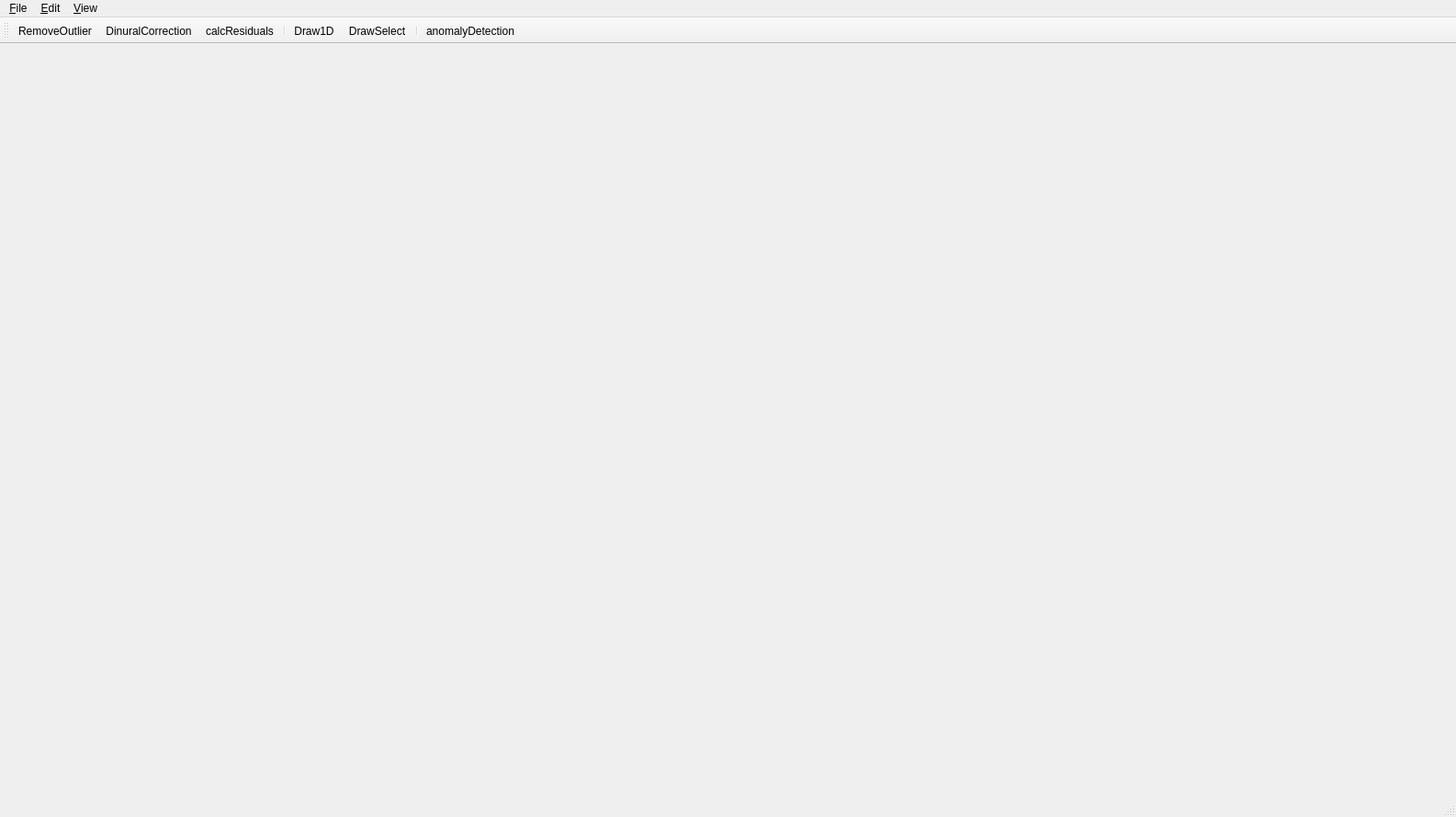
<?xml version="1.0" encoding="UTF-8"?>
<ui version="4.0">
 <class>MainWindow</class>
 <widget class="QMainWindow" name="MainWindow">
  <property name="geometry">
   <rect>
    <x>0</x>
    <y>0</y>
    <width>1585</width>
    <height>889</height>
   </rect>
  </property>
  <property name="windowTitle">
   <string>Magnetometry</string>
  </property>
  <widget class="QWidget" name="centralwidget">
   <layout class="QGridLayout" name="gridLayout" rowstretch="0" columnstretch="1"/>
  </widget>
  <widget class="QMenuBar" name="menubar">
   <property name="geometry">
    <rect>
     <x>0</x>
     <y>0</y>
     <width>1585</width>
     <height>24</height>
    </rect>
   </property>
   <widget class="QMenu" name="menuFile">
    <property name="title">
     <string>&amp;File</string>
    </property>
    <widget class="QMenu" name="menuOpen_Survey">
     <property name="title">
      <string>Import Survey</string>
     </property>
     <addaction name="actionFrom_BOB_CSV"/>
     <addaction name="actionFrom_Sealink_Folder"/>
     <addaction name="separator"/>
     <addaction name="actionFrom_Custom_CSV"/>
    </widget>
    <widget class="QMenu" name="menuExport_Grid">
     <property name="title">
      <string>Export Grid</string>
     </property>
     <addaction name="actionCSV"/>
     <addaction name="actionGeoTiff"/>
    </widget>
    <addaction name="actionNew_Project"/>
    <addaction name="actionRename_Project"/>
    <addaction name="actionOpen_Project"/>
    <addaction name="actionSave_Project"/>
    <addaction name="separator"/>
    <addaction name="menuOpen_Survey"/>
    <addaction name="actionExport_Survey"/>
    <addaction name="separator"/>
    <addaction name="menuExport_Grid"/>
   </widget>
   <widget class="QMenu" name="menuEdit">
    <property name="title">
     <string>&amp;Edit</string>
    </property>
   </widget>
   <widget class="QMenu" name="menuView">
    <property name="title">
     <string>&amp;View</string>
    </property>
    <addaction name="action_spawn_TimeSeriesWindow"/>
    <addaction name="action_spawn_FFTWindow"/>
   </widget>
   <addaction name="menuFile"/>
   <addaction name="menuEdit"/>
   <addaction name="menuView"/>
  </widget>
  <widget class="QStatusBar" name="statusbar"/>
  <widget class="QToolBar" name="toolBar">
   <property name="windowTitle">
    <string>toolBar</string>
   </property>
   <attribute name="toolBarArea">
    <enum>TopToolBarArea</enum>
   </attribute>
   <attribute name="toolBarBreak">
    <bool>false</bool>
   </attribute>
   <addaction name="actionRemoveOutlier"/>
   <addaction name="actionDinuralCorrection"/>
   <addaction name="actioncalcResiduals"/>
   <addaction name="separator"/>
   <addaction name="actionDraw1D"/>
   <addaction name="actionDrawSelect"/>
   <addaction name="separator"/>
   <addaction name="actionanomalyDetection"/>
  </widget>
  <action name="actionblubb">
   <property name="text">
    <string>blubb</string>
   </property>
  </action>
  <action name="actionDinuralCorrection">
   <property name="icon">
    <iconset resource="icons/resources.qrc">
     <normaloff>:/icons/magnetic-icon.png</normaloff>:/icons/magnetic-icon.png</iconset>
   </property>
   <property name="text">
    <string>DinuralCorrection</string>
   </property>
   <property name="toolTip">
    <string>Diurnal correction</string>
   </property>
  </action>
  <action name="actionSmoothSurvey">
   <property name="icon">
    <iconset resource="icons/resources.qrc">
     <normaloff>:/icons/improvement-performance-icon.png</normaloff>:/icons/improvement-performance-icon.png</iconset>
   </property>
   <property name="text">
    <string>SmoothSurvey</string>
   </property>
  </action>
  <action name="actioncalcResiduals">
   <property name="icon">
    <iconset resource="icons/resources.qrc">
     <normaloff>:/icons/calculator-icon.png</normaloff>:/icons/calculator-icon.png</iconset>
   </property>
   <property name="text">
    <string>calcResiduals</string>
   </property>
   <property name="toolTip">
    <string>Calculate residuals based on ambient field</string>
   </property>
  </action>
  <action name="actionSomething_Else">
   <property name="text">
    <string>Something Else</string>
   </property>
  </action>
  <action name="actionNew_Project">
   <property name="text">
    <string>New Project</string>
   </property>
  </action>
  <action name="actionSave_Project">
   <property name="text">
    <string>Save Project</string>
   </property>
  </action>
  <action name="actionOpen_Project">
   <property name="text">
    <string>Open Project</string>
   </property>
  </action>
  <action name="actionFrom_BOB_CSV">
   <property name="text">
    <string>From BOB CSV</string>
   </property>
  </action>
  <action name="actionFrom_Sealink_Folder">
   <property name="text">
    <string>From Sealink Folder</string>
   </property>
  </action>
  <action name="actionFrom_Custom_CSV">
   <property name="text">
    <string>From Custom CSV</string>
   </property>
  </action>
  <action name="actionDrawSelect">
   <property name="icon">
    <iconset resource="icons/resources.qrc">
     <normaloff>:/icons/drawingIcon.png</normaloff>:/icons/drawingIcon.png</iconset>
   </property>
   <property name="text">
    <string>DrawSelect</string>
   </property>
  </action>
  <action name="actionRemoveOutlier">
   <property name="icon">
    <iconset resource="icons/resources.qrc">
     <normaloff>:/icons/eraser-icon.png</normaloff>:/icons/eraser-icon.png</iconset>
   </property>
   <property name="text">
    <string>RemoveOutlier</string>
   </property>
  </action>
  <action name="actionCSV">
   <property name="text">
    <string>CSV</string>
   </property>
  </action>
  <action name="actionGeoTiff">
   <property name="text">
    <string>GeoTiff</string>
   </property>
  </action>
  <action name="action_spawn_FFTWindow">
   <property name="checkable">
    <bool>true</bool>
   </property>
   <property name="enabled">
    <bool>true</bool>
   </property>
   <property name="text">
    <string>Downward continuation</string>
   </property>
  </action>
  <action name="actionExport_Survey">
   <property name="text">
    <string>Export Survey</string>
   </property>
  </action>
  <action name="actionanomalyDetection">
   <property name="icon">
    <iconset resource="icons/resources.qrc">
     <normaloff>:/icons/search-icon.png</normaloff>:/icons/search-icon.png</iconset>
   </property>
   <property name="text">
    <string>anomalyDetection</string>
   </property>
  </action>
  <action name="action_spawn_TimeSeriesWindow">
   <property name="checkable">
    <bool>true</bool>
   </property>
   <property name="text">
    <string>Timeseries representation</string>
   </property>
  </action>
  <action name="actionDraw1D">
   <property name="icon">
    <iconset resource="icons/resources.qrc">
     <normaloff>:/icons/area-chart-icon.png</normaloff>:/icons/area-chart-icon.png</iconset>
   </property>
   <property name="text">
    <string>Draw1D</string>
   </property>
   <property name="toolTip">
    <string>Draw a timeseries representation of selected surveys</string>
   </property>
  </action>
  <action name="actionRename_Project">
   <property name="text">
    <string>Rename Project</string>
   </property>
  </action>
 </widget>
 <resources>
  <include location="icons/resources.qrc"/>
 </resources>
 <connections/>
</ui>
